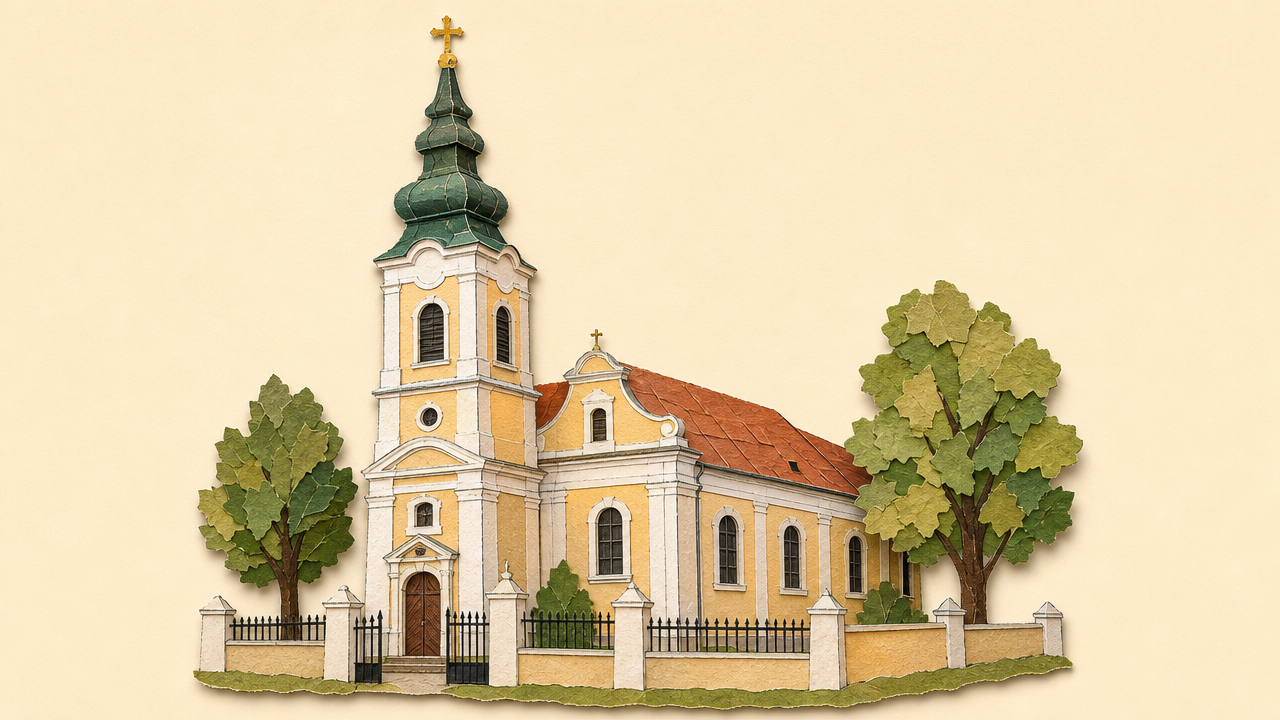
#> input picture video/kolo-04/assets/sombor/crkva-svetog-djordja.png, 1280 x 720 px
$ python izrezi.py assets/sombor/crkva-svetog-djordja.png
#> lines starting #> are read from the running program, lines starting #| are printed output that depends on the picture; after the words box and inside, x2 and y2 are one past the last pixel; in counts of white or black regions, pixels touching at a corner belong together
"""Izrezuje ilustraciju sa ravne krem pozadine u PNG sa providnom pozadinom.
Pozadina = pikseli bliski boji uglova, POVEZANI sa ivicom slike (flood fill),
pa svetli delovi unutar zgrade (bele fasade) ostaju."""
import sys, numpy as np
from PIL import Image, ImageFilter
from scipy import ndimage

def izrezi(ulaz, izlaz, prag=22):
#> called with ulaz = 'assets/sombor/crkva-svetog-djordja.png', izlaz = 'izrezano/crkva-svetog-djordja.png', prag = 22
    im = np.asarray(Image.open(ulaz).convert("RGB")).astype(float)
    h, w, _ = im.shape
#> h = 720; w = 1280
    uglovi = np.concatenate([im[:8, :8].reshape(-1, 3), im[:8, -8:].reshape(-1, 3),
                             im[-8:, :8].reshape(-1, 3), im[-8:, -8:].reshape(-1, 3)])
#> uglovi = 256 rows, first 8: [252, 233, 198], [253, 236, 201], [253, 236, 200], [252, 235, 200], [252, 235, 201], [253, 236, 201], [253, 236, 201], [252, 235, 199]
    bg = np.median(uglovi, axis=0)
#> bg = [253, 236, 202]
    blizu = np.linalg.norm(im - bg, axis=2) < prag
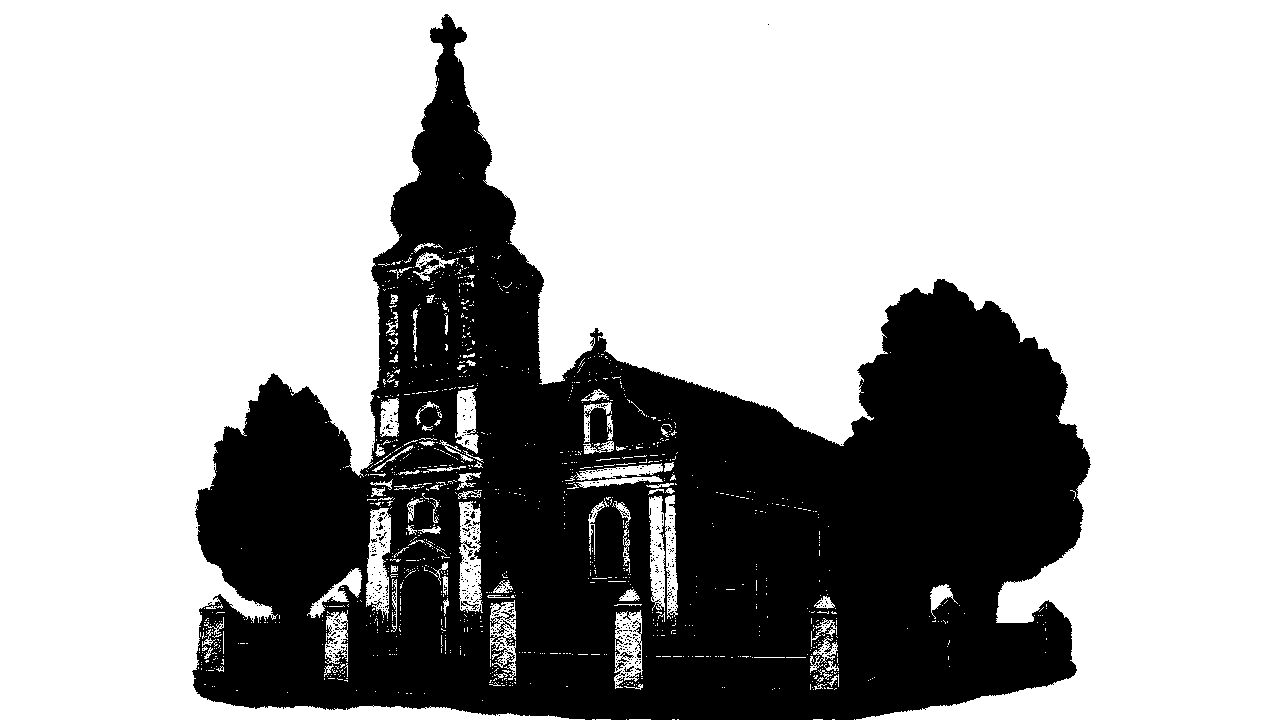
#> blizu: shape (720, 1280) bool; 67.5% white; 534 black regions (525 under 20 px), largest, box (x1, y1, x2, y2) and area: (192, 14, 1091, 720) 298338, (493, 619, 514, 635) 77, (617, 652, 634, 662) 59
    lab, _ = ndimage.label(blizu)
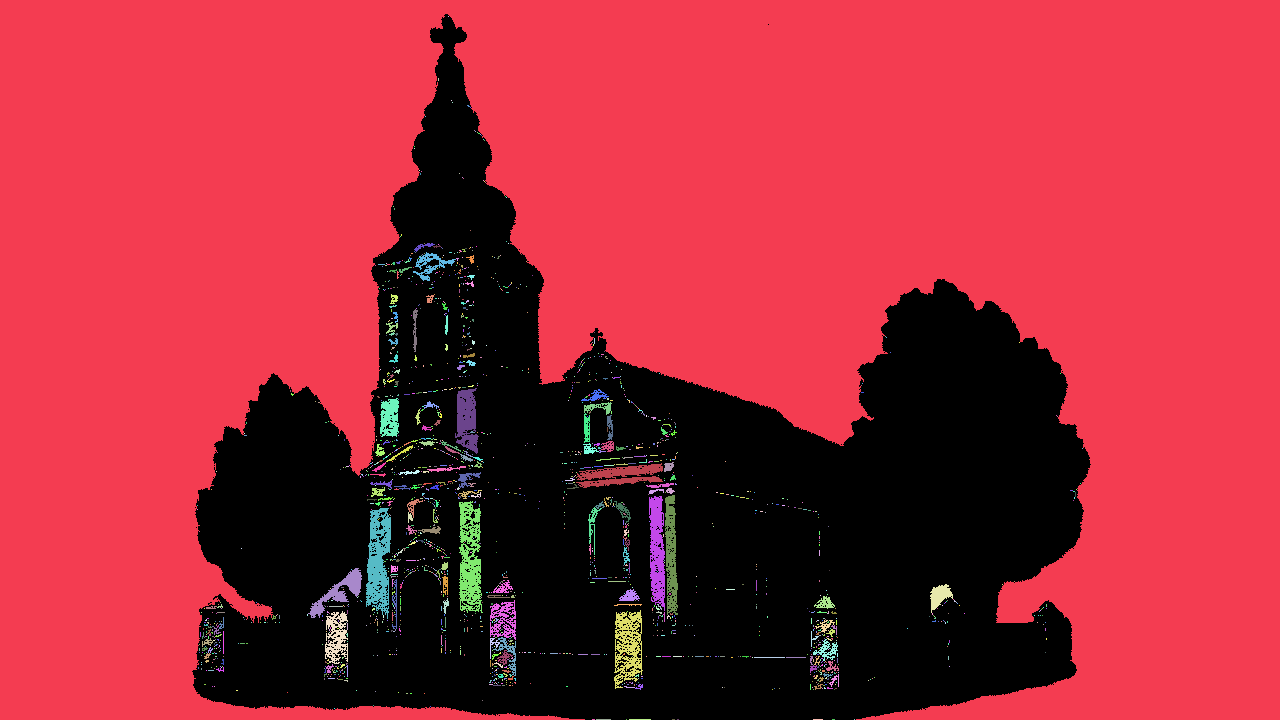
#> lab: shape (720, 1280) int32; 1882 distinct labels, from 0 to 1881; one colour per label, 0 black
    ivica = set(np.unique(np.concatenate([lab[0], lab[-1], lab[:, 0], lab[:, -1]]))) - {0}
#> ivica = 10 items
    pozadina = np.isin(lab, list(ivica))
#> pozadina: shape (720, 1280) bool; 65.1% white; 13 black regions (12 under 20 px), largest, box (x1, y1, x2, y2) and area: (192, 14, 1091, 720) 322081
    alfa = (~pozadina).astype(np.uint8) * 255
    alfa = ndimage.binary_opening(alfa > 0, iterations=1).astype(np.uint8) * 255
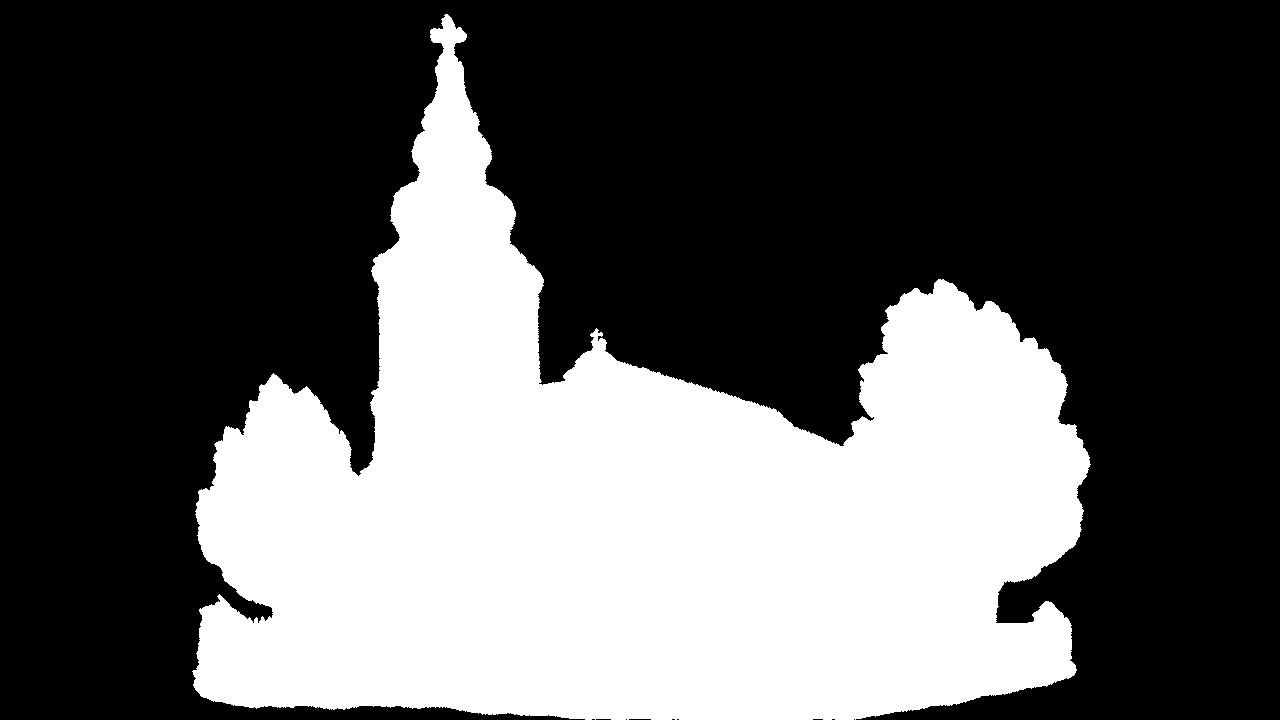
#> alfa: shape (720, 1280); 34.9% white; 1 white region, box (x1, y1, x2, y2) and area: (192, 14, 1091, 720) 321808
    a = Image.fromarray(alfa).filter(ImageFilter.GaussianBlur(0.8))
    rgba = Image.open(ulaz).convert("RGBA"); rgba.putalpha(a)
#> after `rgba.putalpha(a)`:
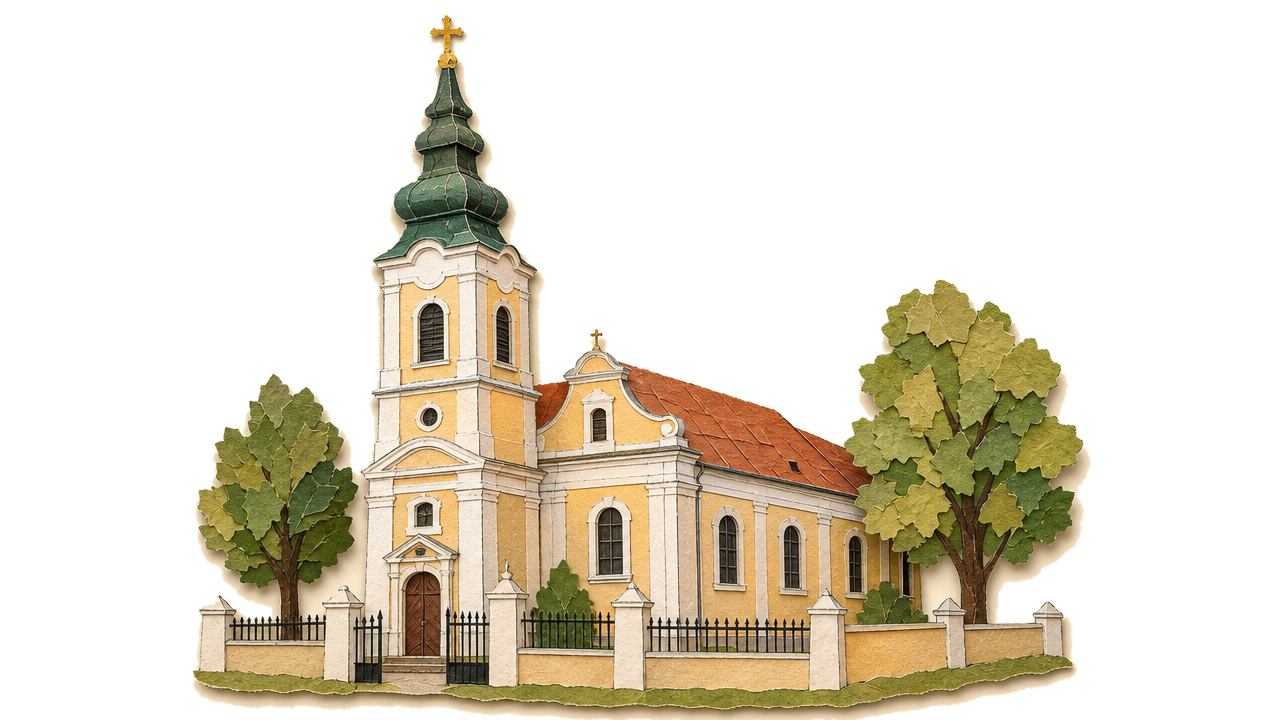
#> rgba: PIL image 1280x720 RGBA; mean R, G, B, A 224.3, 205.8, 168.4, 89; transparent parts drawn white
    rgba = rgba.crop(rgba.getbbox())
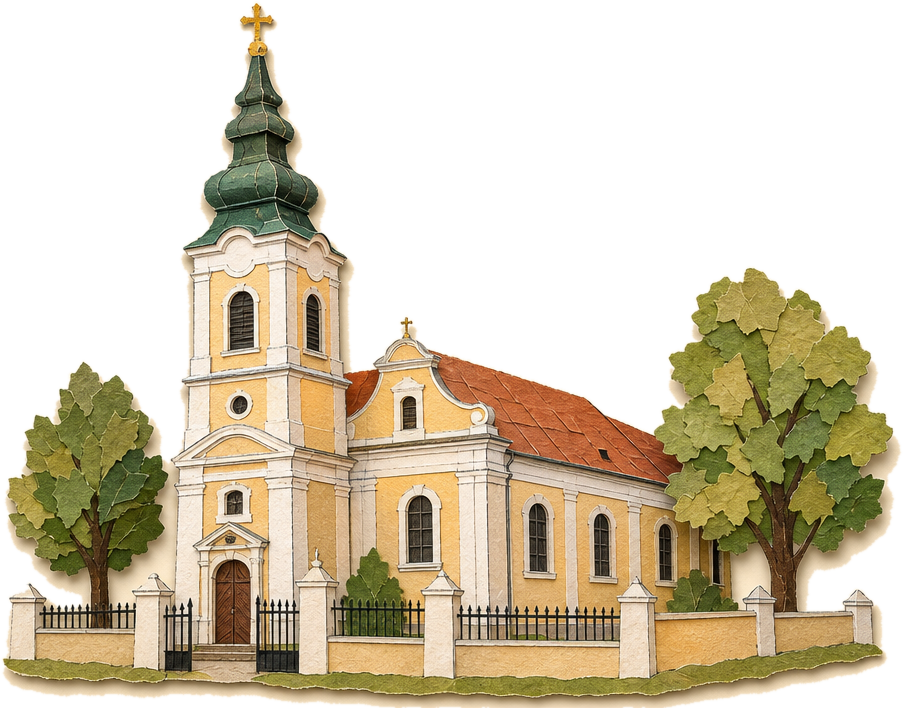
#> rgba: PIL image 903x708 RGBA; mean R, G, B, A 211.6, 192.5, 153.8, 128.4; transparent parts drawn white
    rgba.save(izlaz)
    print(izlaz, rgba.size)
#| izrezano/crkva-svetog-djordja.png (903, 708)

if __name__ == "__main__":
    for p in sys.argv[1:]:
        izrezi(p, "izrezano/" + p.rsplit("/", 1)[-1])

$ run again, on video/kolo-04/assets/sombor/zupanija.png
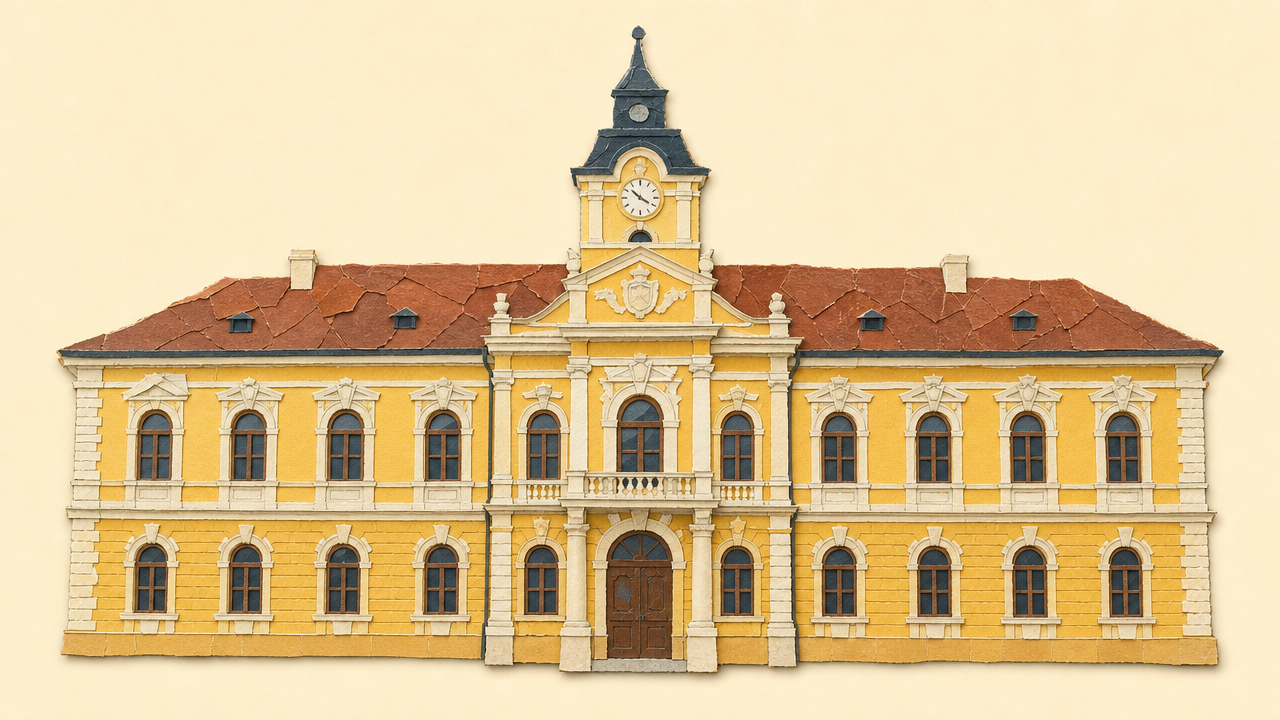
#> input picture video/kolo-04/assets/sombor/zupanija.png, 1280 x 720 px
#> uglovi = 256 rows, first 8: [252, 239, 203], [253, 240, 206], [253, 240, 204], [252, 239, 204], [253, 239, 205], [253, 240, 205], [254, 240, 205], [253, 239, 203]
#> bg = [254, 239, 205]
#> blizu: shape (720, 1280) bool; 50.7% white; 169 black regions (163 under 20 px), largest, box (x1, y1, x2, y2) and area: (56, 25, 1228, 684) 454102, (694, 420, 709, 444) 84, (679, 226, 689, 236) 49, (577, 410, 586, 424) 48, (87, 419, 100, 424) 38, (79, 400, 88, 405) 22
#> in izrezi, `lab, _ = ndimage.label(blizu)`:
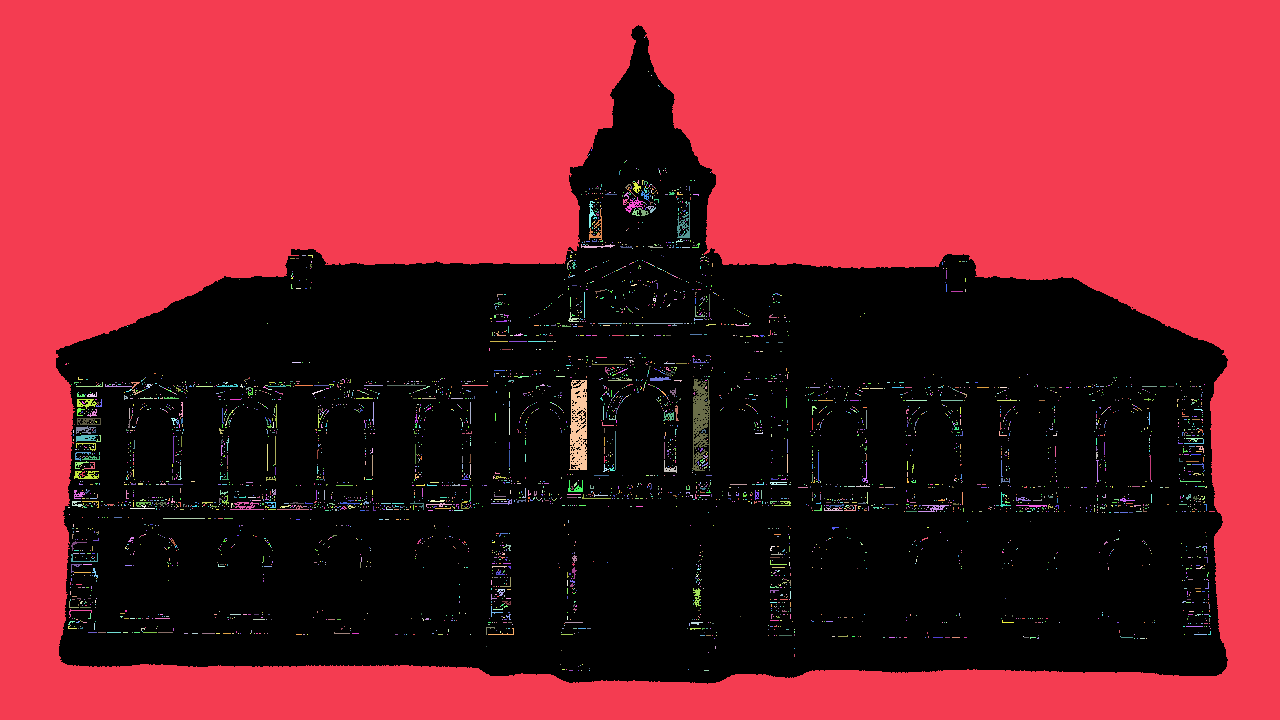
#> lab: shape (720, 1280) int32; 4571 distinct labels, from 0 to 4570; one colour per label, 0 black
#> ivica = 1 item
#> pozadina: shape (720, 1280) bool; 48.7% white; 1 white region, box (x1, y1, x2, y2) and area: (0, 0, 1280, 720) 449066
#> in izrezi, `rgba = rgba.crop(rgba.getbbox())`:
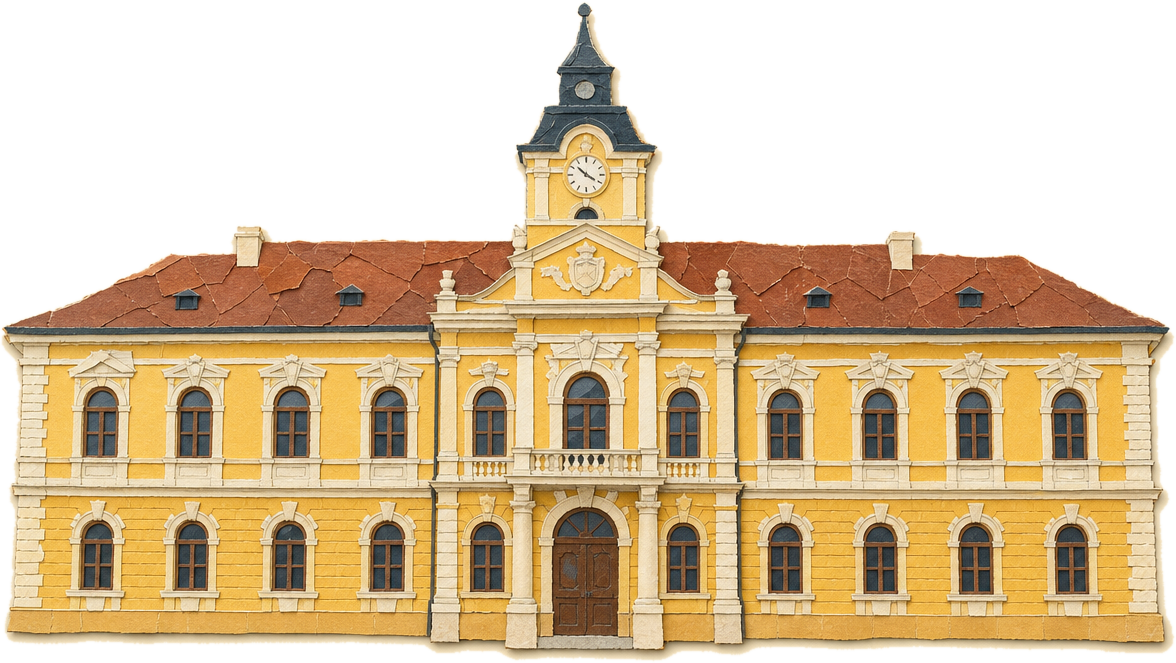
#> rgba: PIL image 1176x663 RGBA; mean R, G, B, A 217.3, 189.8, 143.5, 154.5; transparent parts drawn white
#| izrezano/zupanija.png (1176, 663)
